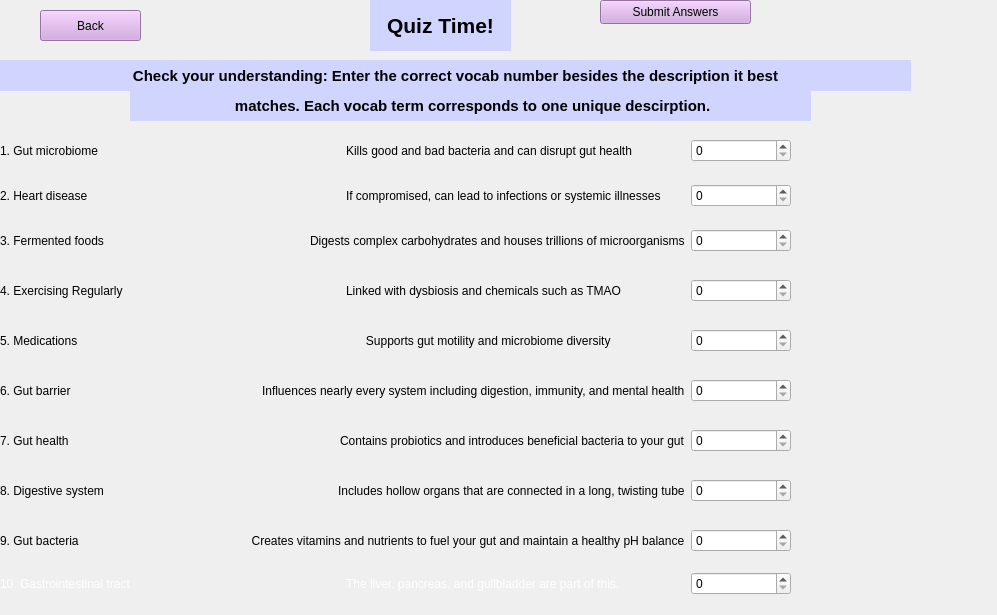
<?xml version="1.0" encoding="UTF-8"?>
<ui version="4.0">
 <class>QuizMatchingWidget</class>
 <widget class="QWidget" name="QuizMatchingWidget">
  <property name="geometry">
   <rect>
    <x>0</x>
    <y>0</y>
    <width>997</width>
    <height>615</height>
   </rect>
  </property>
  <property name="windowTitle">
   <string>Form</string>
  </property>
  <widget class="QPushButton" name="backToQuizHomeButton">
   <property name="geometry">
    <rect>
     <x>40</x>
     <y>10</y>
     <width>101</width>
     <height>31</height>
    </rect>
   </property>
   <property name="styleSheet">
    <string notr="true">background-color: rgb(209, 160, 224);</string>
   </property>
   <property name="text">
    <string>Back</string>
   </property>
  </widget>
  <widget class="QLabel" name="title">
   <property name="geometry">
    <rect>
     <x>370</x>
     <y>0</y>
     <width>141</width>
     <height>51</height>
    </rect>
   </property>
   <property name="font">
    <font>
     <pointsize>16</pointsize>
     <italic>false</italic>
     <bold>true</bold>
     <kerning>true</kerning>
    </font>
   </property>
   <property name="autoFillBackground">
    <bool>false</bool>
   </property>
   <property name="styleSheet">
    <string notr="true">color: black;
background-color: rgb(207, 213, 255);</string>
   </property>
   <property name="text">
    <string>Quiz Time!</string>
   </property>
   <property name="alignment">
    <set>Qt::AlignmentFlag::AlignCenter</set>
   </property>
  </widget>
  <widget class="QLabel" name="instructions">
   <property name="geometry">
    <rect>
     <x>0</x>
     <y>60</y>
     <width>911</width>
     <height>31</height>
    </rect>
   </property>
   <property name="font">
    <font>
     <pointsize>11</pointsize>
     <italic>false</italic>
     <bold>true</bold>
     <kerning>true</kerning>
    </font>
   </property>
   <property name="autoFillBackground">
    <bool>false</bool>
   </property>
   <property name="styleSheet">
    <string notr="true">color: black;
background-color: rgb(207, 213, 255);</string>
   </property>
   <property name="text">
    <string>Check your understanding: Enter the correct vocab number besides the description it best</string>
   </property>
   <property name="alignment">
    <set>Qt::AlignmentFlag::AlignCenter</set>
   </property>
  </widget>
  <widget class="QLabel" name="instructions_2">
   <property name="geometry">
    <rect>
     <x>130</x>
     <y>90</y>
     <width>681</width>
     <height>31</height>
    </rect>
   </property>
   <property name="font">
    <font>
     <pointsize>11</pointsize>
     <italic>false</italic>
     <bold>true</bold>
     <kerning>true</kerning>
    </font>
   </property>
   <property name="autoFillBackground">
    <bool>false</bool>
   </property>
   <property name="styleSheet">
    <string notr="true">color: black;
background-color: rgb(207, 213, 255);</string>
   </property>
   <property name="text">
    <string> matches. Each vocab term corresponds to one unique descirption.</string>
   </property>
   <property name="alignment">
    <set>Qt::AlignmentFlag::AlignCenter</set>
   </property>
  </widget>
  <widget class="QWidget" name="horizontalLayoutWidget">
   <property name="geometry">
    <rect>
     <x>0</x>
     <y>130</y>
     <width>791</width>
     <height>41</height>
    </rect>
   </property>
   <layout class="QHBoxLayout" name="horizontalLayout">
    <item>
     <widget class="QLabel" name="label_2">
      <property name="styleSheet">
       <string notr="true">color: rgb(0, 0, 0);</string>
      </property>
      <property name="text">
       <string>1. Gut microbiome</string>
      </property>
     </widget>
    </item>
    <item>
     <widget class="QLabel" name="label_6">
      <property name="styleSheet">
       <string notr="true">color: rgb(0, 0, 0);</string>
      </property>
      <property name="text">
       <string>Kills good and bad bacteria and can disrupt gut health</string>
      </property>
     </widget>
    </item>
    <item>
     <widget class="QSpinBox" name="spinBox">
      <property name="maximumSize">
       <size>
        <width>100</width>
        <height>16777215</height>
       </size>
      </property>
     </widget>
    </item>
   </layout>
  </widget>
  <widget class="QWidget" name="horizontalLayoutWidget_2">
   <property name="geometry">
    <rect>
     <x>0</x>
     <y>180</y>
     <width>791</width>
     <height>31</height>
    </rect>
   </property>
   <layout class="QHBoxLayout" name="horizontalLayout_2">
    <item>
     <widget class="QLabel" name="label_11">
      <property name="styleSheet">
       <string notr="true">color: rgb(0, 0, 0);</string>
      </property>
      <property name="text">
       <string>2. Heart disease</string>
      </property>
     </widget>
    </item>
    <item>
     <widget class="QLabel" name="label_12">
      <property name="styleSheet">
       <string notr="true">color: rgb(0, 0, 0);</string>
      </property>
      <property name="text">
       <string>If compromised, can lead to infections or systemic illnesses</string>
      </property>
     </widget>
    </item>
    <item>
     <widget class="QSpinBox" name="spinBox_6">
      <property name="maximumSize">
       <size>
        <width>100</width>
        <height>16777215</height>
       </size>
      </property>
     </widget>
    </item>
   </layout>
  </widget>
  <widget class="QWidget" name="horizontalLayoutWidget_3">
   <property name="geometry">
    <rect>
     <x>0</x>
     <y>220</y>
     <width>791</width>
     <height>41</height>
    </rect>
   </property>
   <layout class="QHBoxLayout" name="horizontalLayout_3">
    <item>
     <widget class="QLabel" name="label_3">
      <property name="styleSheet">
       <string notr="true">color: rgb(0, 0, 0);</string>
      </property>
      <property name="text">
       <string>3. Fermented foods</string>
      </property>
     </widget>
    </item>
    <item>
     <widget class="QLabel" name="label_7">
      <property name="styleSheet">
       <string notr="true">color: rgb(0, 0, 0);</string>
      </property>
      <property name="text">
       <string>Digests complex carbohydrates and houses trillions of microorganisms</string>
      </property>
     </widget>
    </item>
    <item>
     <widget class="QSpinBox" name="spinBox_2">
      <property name="maximumSize">
       <size>
        <width>100</width>
        <height>16777215</height>
       </size>
      </property>
     </widget>
    </item>
   </layout>
  </widget>
  <widget class="QWidget" name="horizontalLayoutWidget_4">
   <property name="geometry">
    <rect>
     <x>0</x>
     <y>270</y>
     <width>791</width>
     <height>41</height>
    </rect>
   </property>
   <layout class="QHBoxLayout" name="horizontalLayout_4">
    <item>
     <widget class="QLabel" name="label_4">
      <property name="styleSheet">
       <string notr="true">color: rgb(0, 0, 0);</string>
      </property>
      <property name="text">
       <string>4. Exercising Regularly</string>
      </property>
     </widget>
    </item>
    <item>
     <widget class="QLabel" name="label_8">
      <property name="styleSheet">
       <string notr="true">color: rgb(0, 0, 0);</string>
      </property>
      <property name="text">
       <string>Linked with dysbiosis and chemicals such as TMAO</string>
      </property>
     </widget>
    </item>
    <item>
     <widget class="QSpinBox" name="spinBox_3">
      <property name="maximumSize">
       <size>
        <width>100</width>
        <height>16777215</height>
       </size>
      </property>
     </widget>
    </item>
   </layout>
  </widget>
  <widget class="QWidget" name="horizontalLayoutWidget_5">
   <property name="geometry">
    <rect>
     <x>0</x>
     <y>320</y>
     <width>791</width>
     <height>41</height>
    </rect>
   </property>
   <layout class="QHBoxLayout" name="horizontalLayout_5">
    <item>
     <widget class="QLabel" name="label_5">
      <property name="styleSheet">
       <string notr="true">color: rgb(0, 0, 0);</string>
      </property>
      <property name="text">
       <string>5. Medications</string>
      </property>
     </widget>
    </item>
    <item>
     <widget class="QLabel" name="label_9">
      <property name="styleSheet">
       <string notr="true">color: rgb(0, 0, 0);</string>
      </property>
      <property name="text">
       <string>      Supports gut motility and microbiome diversity</string>
      </property>
     </widget>
    </item>
    <item>
     <widget class="QSpinBox" name="spinBox_4">
      <property name="maximumSize">
       <size>
        <width>100</width>
        <height>16777215</height>
       </size>
      </property>
     </widget>
    </item>
   </layout>
  </widget>
  <widget class="QWidget" name="horizontalLayoutWidget_6">
   <property name="geometry">
    <rect>
     <x>0</x>
     <y>370</y>
     <width>791</width>
     <height>41</height>
    </rect>
   </property>
   <layout class="QHBoxLayout" name="horizontalLayout_6">
    <item>
     <widget class="QLabel" name="label_10">
      <property name="styleSheet">
       <string notr="true">color: rgb(0, 0, 0);</string>
      </property>
      <property name="text">
       <string>6. Gut barrier</string>
      </property>
     </widget>
    </item>
    <item>
     <widget class="QLabel" name="label_13">
      <property name="styleSheet">
       <string notr="true">color: rgb(0, 0, 0);</string>
      </property>
      <property name="text">
       <string>Influences nearly every system including digestion, immunity, and mental health</string>
      </property>
     </widget>
    </item>
    <item>
     <widget class="QSpinBox" name="spinBox_5">
      <property name="maximumSize">
       <size>
        <width>100</width>
        <height>16777215</height>
       </size>
      </property>
     </widget>
    </item>
   </layout>
  </widget>
  <widget class="QWidget" name="horizontalLayoutWidget_7">
   <property name="geometry">
    <rect>
     <x>0</x>
     <y>420</y>
     <width>791</width>
     <height>41</height>
    </rect>
   </property>
   <layout class="QHBoxLayout" name="horizontalLayout_7">
    <item>
     <widget class="QLabel" name="label_14">
      <property name="styleSheet">
       <string notr="true">color: rgb(0, 0, 0);</string>
      </property>
      <property name="text">
       <string>7. Gut health</string>
      </property>
     </widget>
    </item>
    <item>
     <widget class="QLabel" name="label_15">
      <property name="styleSheet">
       <string notr="true">color: rgb(0, 0, 0);</string>
      </property>
      <property name="text">
       <string>Contains probiotics and introduces beneficial bacteria to your gut</string>
      </property>
     </widget>
    </item>
    <item>
     <widget class="QSpinBox" name="spinBox_7">
      <property name="maximumSize">
       <size>
        <width>100</width>
        <height>16777215</height>
       </size>
      </property>
     </widget>
    </item>
   </layout>
  </widget>
  <widget class="QWidget" name="horizontalLayoutWidget_8">
   <property name="geometry">
    <rect>
     <x>0</x>
     <y>470</y>
     <width>791</width>
     <height>41</height>
    </rect>
   </property>
   <layout class="QHBoxLayout" name="horizontalLayout_8">
    <item>
     <widget class="QLabel" name="label_16">
      <property name="styleSheet">
       <string notr="true">color: rgb(0, 0, 0);</string>
      </property>
      <property name="text">
       <string>8. Digestive system</string>
      </property>
     </widget>
    </item>
    <item>
     <widget class="QLabel" name="label_17">
      <property name="styleSheet">
       <string notr="true">color: rgb(0, 0, 0);</string>
      </property>
      <property name="text">
       <string>Includes hollow organs that are connected in a long, twisting tube</string>
      </property>
     </widget>
    </item>
    <item>
     <widget class="QSpinBox" name="spinBox_8">
      <property name="maximumSize">
       <size>
        <width>100</width>
        <height>16777215</height>
       </size>
      </property>
     </widget>
    </item>
   </layout>
  </widget>
  <widget class="QWidget" name="horizontalLayoutWidget_10">
   <property name="geometry">
    <rect>
     <x>0</x>
     <y>570</y>
     <width>791</width>
     <height>28</height>
    </rect>
   </property>
   <layout class="QHBoxLayout" name="horizontalLayout_10">
    <item>
     <widget class="QLabel" name="label_20">
      <property name="styleSheet">
       <string notr="true">color: rgb(255, 255, 255);</string>
      </property>
      <property name="text">
       <string>10. Gastrointestinal tract</string>
      </property>
     </widget>
    </item>
    <item>
     <widget class="QLabel" name="label_21">
      <property name="styleSheet">
       <string notr="true">color: rgb(255, 255, 255);</string>
      </property>
      <property name="text">
       <string>The liver, pancreas, and gullbladder are part of this.</string>
      </property>
     </widget>
    </item>
    <item>
     <widget class="QSpinBox" name="spinBox_10">
      <property name="maximumSize">
       <size>
        <width>100</width>
        <height>16777215</height>
       </size>
      </property>
     </widget>
    </item>
   </layout>
  </widget>
  <widget class="QWidget" name="horizontalLayoutWidget_11">
   <property name="geometry">
    <rect>
     <x>0</x>
     <y>520</y>
     <width>791</width>
     <height>41</height>
    </rect>
   </property>
   <layout class="QHBoxLayout" name="horizontalLayout_11">
    <item>
     <widget class="QLabel" name="label_22">
      <property name="styleSheet">
       <string notr="true">color: rgb(0, 0, 0);</string>
      </property>
      <property name="text">
       <string>9. Gut bacteria</string>
      </property>
     </widget>
    </item>
    <item>
     <widget class="QLabel" name="label_19">
      <property name="maximumSize">
       <size>
        <width>2000</width>
        <height>2000</height>
       </size>
      </property>
      <property name="styleSheet">
       <string notr="true">color: rgb(0, 0, 0);</string>
      </property>
      <property name="text">
       <string>           Creates vitamins and nutrients to fuel your gut and maintain a healthy pH balance</string>
      </property>
     </widget>
    </item>
    <item>
     <widget class="QSpinBox" name="spinBox_9">
      <property name="maximumSize">
       <size>
        <width>100</width>
        <height>16777215</height>
       </size>
      </property>
     </widget>
    </item>
   </layout>
  </widget>
  <widget class="QPushButton" name="submitButton">
   <property name="geometry">
    <rect>
     <x>600</x>
     <y>0</y>
     <width>151</width>
     <height>24</height>
    </rect>
   </property>
   <property name="styleSheet">
    <string notr="true">background-color: rgb(209, 160, 224);</string>
   </property>
   <property name="text">
    <string>Submit Answers</string>
   </property>
  </widget>
 </widget>
 <resources/>
 <connections/>
</ui>
